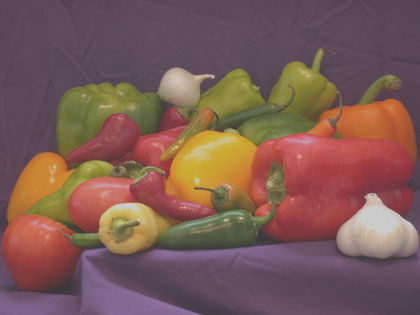
%> input picture assignment_01/peppers2.png, 420 x 315 px, shrunk from 512 x 384 before the run
$ octave exercise_02.m   (GNU Octave 9; MATLAB toolbox functions it lacks are replaced by stand-ins)
%> lines starting %> are read from the running program, lines starting %| are printed output that depends on the picture
### assignment_01/my_loadImage.m
function [ img ] = my_loadImage( filename )
%> called with filename = 'peppers2.png'
%MY_LOADIMAGE Loads an image with the given file.
%The image data type needs to be to converted double.
% the range needs to be vonverted form [0-255] ot [0.0-1.0]
 I = imread(filename);
%> I is the input picture: size 315x420x3 uint8; mean R, G, B 123.5, 90.8, 85.6
 I2 = double(I);
 %convert double
 Idouble = I2./255.0;
 [img] = Idouble;
end

### assignment_01/my_gammaCorrection.m
function [ imgGC ] = my_gammaCorrection( img )
%MY_GAMMACORRECTION calculate a gamma corrected version of the image

imgGC = img.^(2.2);

end

### assignment_01/my_RGB2Gray.m
function [ imgGray ] = my_RGB2Gray( img )
%MY_RGBTOGRAY converts the RGB image to a grayscale image.
% before the conversion a gamma correction is performed.
imgGC = my_gammaCorrection(img);
%> in my_gammaCorrection, `imgGC = img.^(2.2);`:
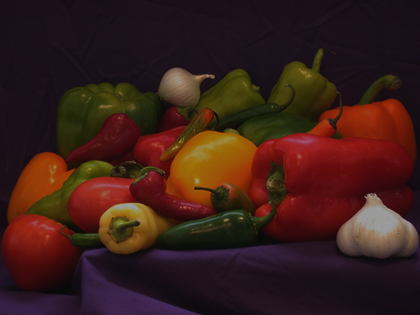
%> imgGC: size 315x420x3 double; mean R, G, B 0.231, 0.119, 0.101
r = imgGC(:,:,1);
g = imgGC(:,:,2);
b = imgGC(:,:,3);

%imgGray = 0.299*r + 0.587*g + 0.114*b
imgGray = 0.2126*r + 0.7152*g + 0.0722*b;
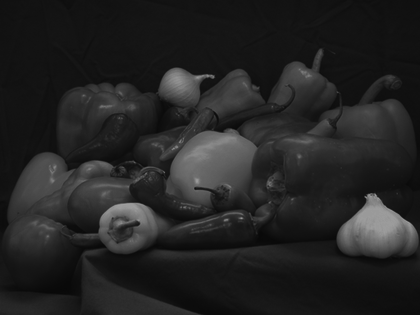
%> imgGray: size 315x420 double; min 0.0346, max 0.627, mean 0.142
end

### assignment_01/my_hist.m
function [ hist ] = my_hist( imgGray )
%MY_HISTOGRAM calcuates the histogram of the image.
%Remember your image contains double values between [0-1].
%You might want to convert it back to uint8 values between [0-255].

%{
    Im allg. lässt sich aus einem Histogram die Häufigkeit der Werte
    (hier: der Grauwerte) herauslesen.
    Dadurch können Schlussfolgerungen über die Belichtung (dunkel, hell)
    gezogen werden.
    In diesem Fall lässt sich herauslesen, dass viele dunkle Grauwerte im
    Bild vorhanden sind und das Bild dadurch sehr dunkel ist.
%}


%imgGray = uint8(imgGray.*255);
if (isinteger(imgGray) == 0)
    imgGray = uint8(imgGray.*255);
end

[height, width] = size(imgGray);
histogram = zeros(256, 1);

for i = 1 : height
    for j = 1 : width
       tmp = imgGray(i, j) + 1;
       histogram(tmp) = histogram(tmp) + 1;
    end
end

hist=histogram;

end

### assignment_01/my_maxContrast.m
function [ imgGrayMaxHist, maxHist ] = my_maxContrast( imgGray )
%MY_HISTOGRAMMAX Maximizes the image contrast.

%{
    Aus dem Histogramm lässt sich herauslesen, dass die Anzahl der hellen
    Grauwerte gestiegen ist (erkennbar durch den leichten Ausschlag im Bereich > 150).
    Außerdem ist das Bild im gesamten heller (Peak des Ausschlags im
    vergleich zum vorherigen Histogram niedriger).
%}

minImg = min(imgGray(:)); %get max value of image
maxImg = max(imgGray(:)); %get min value of image

imgGrayMaxHist = (imgGray - minImg) ./ (maxImg - minImg); %contrast stretching
maxHist = my_hist(imgGrayMaxHist);

end

### assignment_01/my_accumulatedHist.m
function [ aHist ] = my_accumulatedHist( imgGray )
%MY_ACCUMULATEDHIST Calculate the NORMALIZED accumulated histogram

hist = my_hist(imgGray);
cdf(1, 1) = hist(1, 1);
for i=2:256
    cdf(i) = hist(i) + cdf(i - 1);
end

aHist = cdf;

minVal = min(aHist(:));
maxVal = max(aHist(:));
aHist = (aHist - minVal) ./ (maxVal - minVal);

end

### assignment_01/my_histEqualization.m
function [ imgHE ] = my_histEqualization( imgGray, aHist )
%MY_HISTEQUALIZATION Changes the contrast by using
%histogram equlization. The function gets the original gray image and
%its normalized accumulated histogram.

aHist = aHist.';

imgGray = uint8(imgGray .* 255);
[height, width] = size(imgGray);

equalized = zeros(256, 1);
for i = 1:size(aHist)
    equalized(i) = round(aHist(i) * 255);
end

imgEq = uint8(zeros(height, width));

for i = 1:height
    for j = 1:width
        imgEq(i, j) = equalized(imgGray(i, j) + 1);
    end
end


imgHE = imgEq;

end

### assignment_01/my_plotHist.m
function my_plotHist( hist )
%MY_PLOTHIST Plots the histogram.
%

figure;
bar(hist);

%{
    Im allg. l鋝st sich aus dem Histogram herauslesen wie

%}

end

### assignment_01/my_showImage.m
function  my_showImage( img )
%MY_SHOWIMGE Presents the image to the user.
figure;
imshow(img)

end

### assignment_01/exercise_02.m
%% exercise 02 for the image processing 1 class

clear;
close all;

%% exercise 2a
close all;
clc

imgFilename = 'peppers2.png'


%loading the image
img = my_loadImage(imgFilename);

%converting the image to grayscale
imgGray = my_RGB2Gray(img);
my_showImage(imgGray);

%calculating the histogram of the image
hist = my_hist(imgGray);
%> after the loop in my_hist, `for i = 1 : height`: histogram = 256 values, max 13573 at index 20, min 0 at index 1, mean 516.8
%> in my_hist, `hist=histogram;`: hist has the same summary as histogram
%> hist has the same summary as histogram in my_hist
%plotting the histogram
my_plotHist(hist);
%> figure, not shown here; tallest bar 13573 high, from x = 19.6 to 20.4

%solution
exercise_2a(imgFilename);
%> (this line was passed over: exercise_2a is not available in this run)

%% exercise 2b
close all;
clc

[maxImg, maxHist] = my_maxContrast(imgGray);
%> in my_maxContrast, `minImg = min(imgGray(:));`: minImg = 0.0346
%> in my_maxContrast, `maxImg = max(imgGray(:));`: maxImg = 0.627
%> in my_maxContrast, `imgGrayMaxHist = (imgGray - minImg) ./ (maxImg - minImg);`:
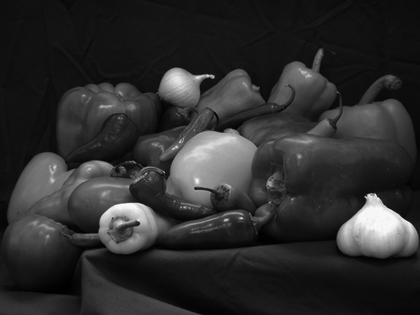
%> imgGrayMaxHist: size 315x420 double; min 0, max 1, mean 0.181
%> in my_maxContrast, `maxHist = my_hist(imgGrayMaxHist);`: maxHist = 256 values, max 8265 at index 19, min 0 at index 256, mean 516.8

my_showImage(maxImg);
my_plotHist(maxHist);
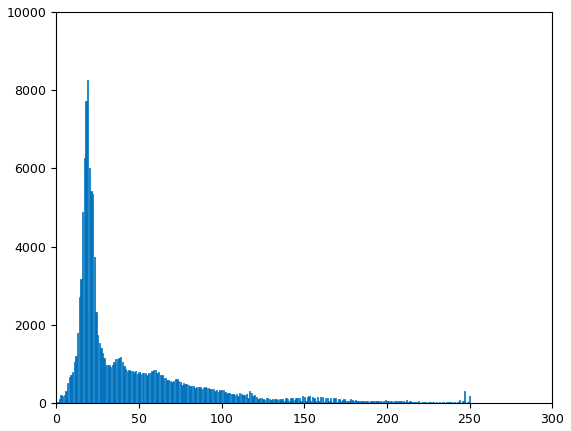
%> figure redrawn from the program's plot data; tallest bar 8265 high, from x = 18.6 to 19.4

%solution
exercise_2b(imgGray);
%> (this line was passed over: exercise_2b is not available in this run)


%% exercise 2c
close all;
clc

%calculates the normalized accumulated histogram
aHist = my_accumulatedHist(imgGray);
%> after the loop in my_accumulatedHist, `for i=2:256`: cdf = 256 values from 0 to 132300
%> in my_accumulatedHist, `minVal = min(aHist(:));`: minVal = 0
%> in my_accumulatedHist, `maxVal = max(aHist(:));`: maxVal = 132300
%> in my_accumulatedHist, `aHist = (aHist - minVal) ./ (maxVal - minVal);`: aHist = 256 values from 0 to 1
%> aHist = 256 values from 0 to 1
my_plotHist(aHist);
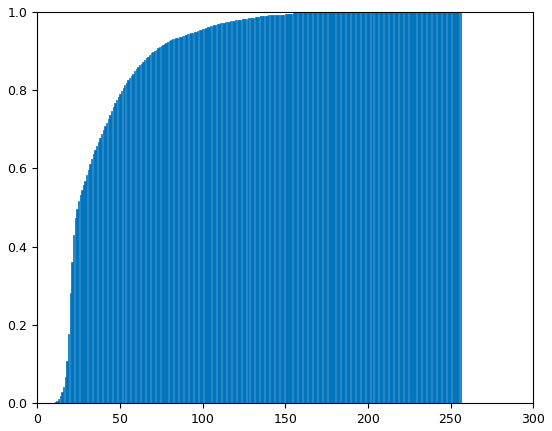
%> figure redrawn from the program's plot data; tallest bar 1 high, from x = 160.6 to 161.4


imgHE = my_histEqualization(imgGray, aHist);
%> after the loop in my_histEqualization, `for i = 1:size(aHist)`: equalized = 256 values from 0 to 255
%> after the loop in my_histEqualization, `for i = 1:height`:
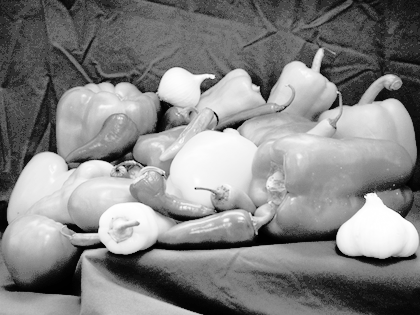
%> imgEq: size 315x420 uint8; min 0, max 255, mean 132.1
histHE = my_hist(imgHE);
%> histHE = 256 values, max 13573 at index 73, min 0 at index 3, mean 516.8
aHistHE = my_accumulatedHist(imgHE);
%> aHistHE = 256 values from 0 to 1

my_showImage(imgHE);
my_plotHist(histHE);
%> figure, not shown here; tallest bar 13573 high, from x = 72.6 to 73.4
my_plotHist(aHistHE);
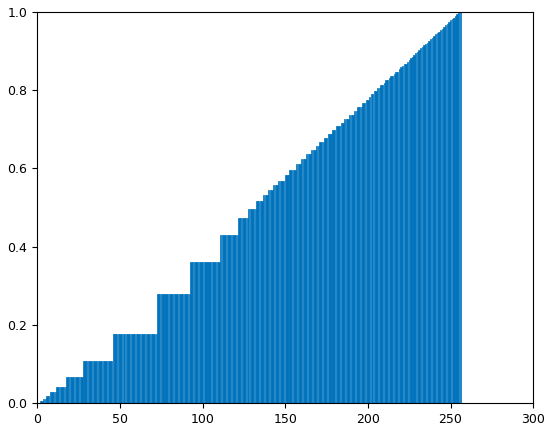
%> figure redrawn from the program's plot data; tallest bar 1 high, from x = 254.6 to 255.4

%solution
exercise_2c(imgGray);
%> (this line was passed over: exercise_2c is not available in this run)
